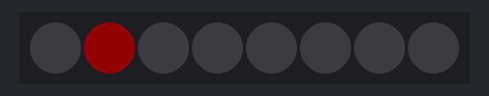
Recording of a sketch running on a simulated Arduino Uno, built with avr-gcc and run on an emulated ATmega328P. Shown: 8 RGB LEDs in strip order, left to right. Dim RGB values are drawn brighter than linear.

Above: at 0.72 s.
At 5.57 s:
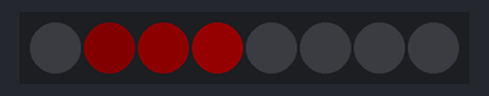
At 10.41 s:
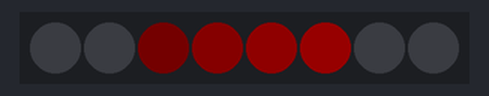
At 20.08 s:
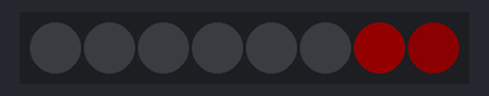
At 30.06 s:
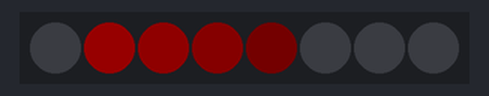
At 39.74 s:
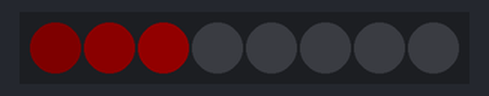
Timing chart, 0 to 40.0 s (numbered marks = the images above):
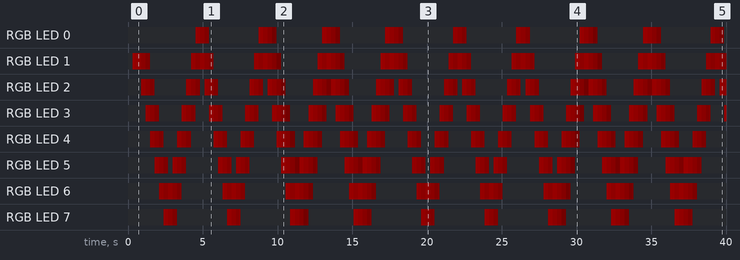

The sketch:

kitt.ino
```cpp
#include <Adafruit_NeoPixel.h>

// set to pin connected to data input of WS8212 (NeoPixel) strip
#define PIN         0

// any pin with analog input (used to initialize random number generator)
#define RNDPIN      2

// number of LEDs (NeoPixels) in your strip
// (please note that you need 3 bytes of RAM available for each pixel)
#define NUMPIXELS   8

// decrease to speed up, increase to slow down (it's not a delay actually)

#define DELAY 3
#define STEPS 70
#define SCALE 10

float fr, fg, fb; // float for temporary values
unsigned char cr, cg, cb; // uint_8 for rgb
int step = 0;
int direction = 1;
long time = 0;
int colorStep = 0;

unsigned char colors[] = {
  0, 0, 0,
  0, 0, 0,
  0, 0, 0,
  0, 0, 0,
  0, 0, 0,
  0, 0, 0,
  0, 0, 0,
  0, 0, 0,
};

Adafruit_NeoPixel strip = Adafruit_NeoPixel(NUMPIXELS, PIN, NEO_GRB + NEO_KHZ800);

void setup() {
  // initialize pseudo-random number generator with some random value
  randomSeed(analogRead(RNDPIN));

  // initialize LED strip
  strip.begin();
  strip.show();

  time = millis();
}

void loop() {
  // use real time to recalculate position of each color spot
  long ms = millis();

  if (time + DELAY < ms)
  {
    time = ms;
    step++;

    if(step>STEPS)
    {
      step=0;
      colorStep += direction;

      if (colorStep >= NUMPIXELS-1)
      {
        direction = -1;
      }
      if (colorStep < 1)
      {
        direction = 1;
      }

      colors[colorStep*3] = 255;
    }

    for(int i=0;i<NUMPIXELS;i++)
    {
      if(colors[i*3]>0)
      {
        colors[i*3]--;
      }
    }
  }


  // now iterate over each pixel and calculate it's color
  for (int i = 0; i < NUMPIXELS; i++) {
    fr = colors[i*3 + 0];
    fg = colors[i*3 + 1];
    fb = colors[i*3 + 2];

    unsigned char cr = fr / SCALE;
    unsigned char cg = fg / SCALE;
    unsigned char cb = fb / SCALE;

    strip.setPixelColor(i,
                        cr,
                        cg,
                        cb
                       );
  }

  // send data to LED strip
  strip.show();
}
```

Measured:
- by itself, RGB LED 0: off → RGB(20, 0, 0) at 4.5 s, → RGB(13, 0, 0) 0.30 s later, → RGB(6, 0, 0) 0.30 s later, → off 0.30 s later, … (41 changes in this stretch)
- by itself, RGB LED 3: off → RGB(19, 0, 0) at 1.2 s, → RGB(12, 0, 0) 0.30 s later, → RGB(5, 0, 0) 0.30 s later, → off 0.30 s later, … (81 changes in this stretch)
